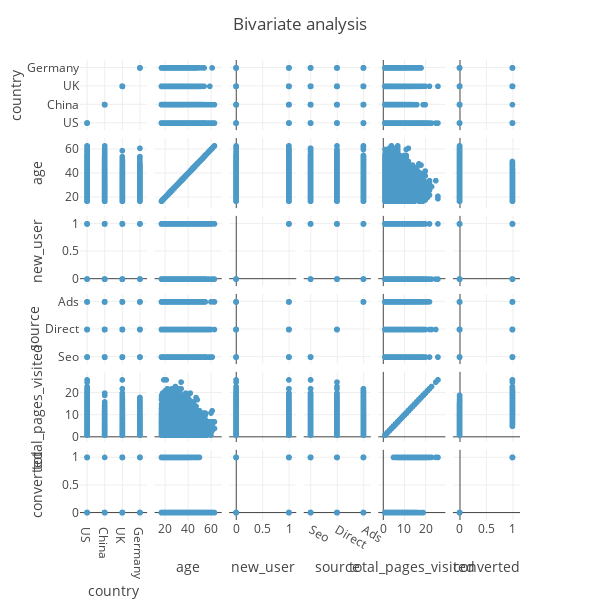

This figure's notebook cell:
### Code cell
# Visualisation des dépendances par paires
fig = px.scatter_matrix(df)
fig.update_layout(
        title = go.layout.Title(text = "Bivariate analysis", x = 0.5), showlegend = False, 
            autosize=False, height=600, width = 600)
fig.show()

### Figure 1 — Plotly figure (JSON) as saved in the notebook; plotly's stock layout.template omitted (floating-point values rounded to 4 significant figures; data arrays with more than 128 entries replaced by an {"elided": "..."} marker saying what was removed)
{"data": [{"dimensions": [{"axis": {"matches": true}, "label": "country", "values": {"elided": "10000 str values"}}, {"axis": {"matches": true}, "label": "age", "values": {"elided": "10000 int values"}}, {"axis": {"matches": true}, "label": "new_user", "values": {"elided": "10000 int values"}}, {"axis": {"matches": true}, "label": "source", "values": {"elided": "10000 str values"}}, {"axis": {"matches": true}, "label": "total_pages_visited", "values": {"elided": "10000 int values"}}, {"axis": {"matches": true}, "label": "converted", "values": {"elided": "10000 int values"}}], "hovertemplate": "%{xaxis.title.text}=%{x}<br>%{yaxis.title.text}=%{y}<extra></extra>", "legendgroup": "", "marker": {"color": "#4B9AC7", "symbol": "circle"}, "name": "", "showlegend": false, "type": "splom"}], "layout": {"autosize": false, "dragmode": "select", "height": 600, "legend": {"tracegroupgap": 0}, "margin": {"t": 60}, "showlegend": false, "title": {"text": "Bivariate analysis", "x": 0.5}, "width": 600}}
